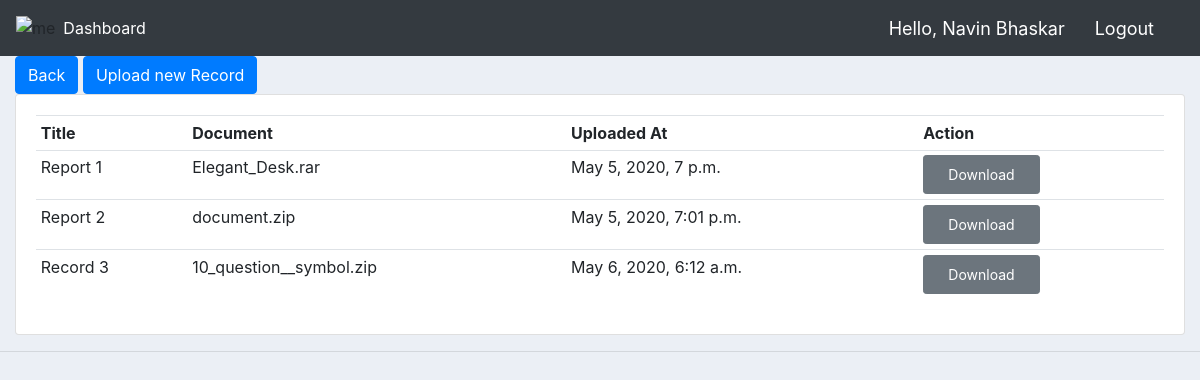
/view_records/ (signed in), run on an earlier commit of the app's database.
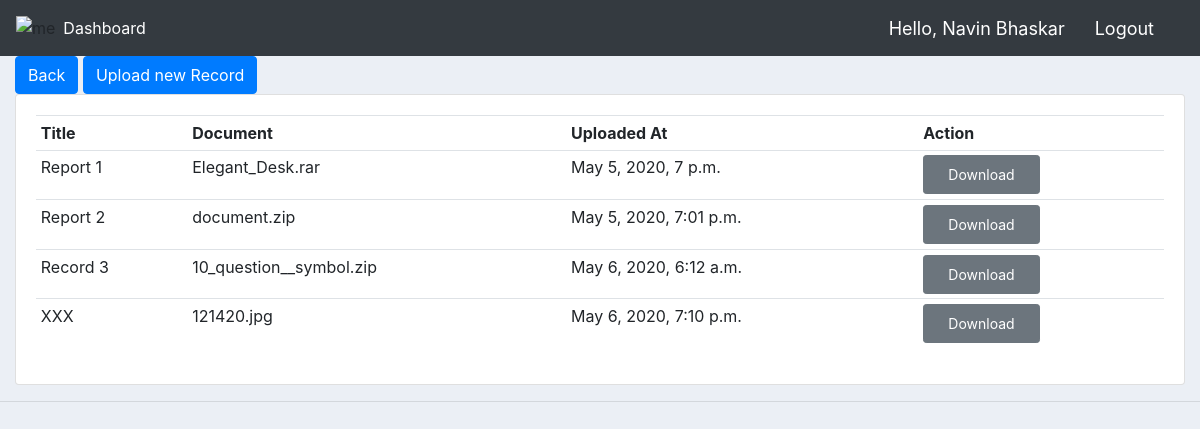
And on a later commit of the database.
### customers/models.py (models this page shows, shortened)
class Medical_Records(models.Model):
    title = models.CharField(max_length=200, null=True)
    document = models.FileField(default="document.zip", null=True, blank=True)
    patient = models.ForeignKey(Patient, null=True, on_delete= models.SET_NULL)
    date_created = models.DateTimeField(auto_now_add=True, null=True)
    shared_with = models.ManyToManyField(Doctor,  blank=True)

### customers/decorators.py (the view)
		def wrapper_func(request, *args, **kwargs):
			group = None
			if request.user.groups.exists():
				group = request.user.groups.all()[0].name
			if group in allowed_roles:
				return view_func(request, *args, **kwargs)
			else:
				return HttpResponse('You are not authorized to view this page')

### customers/views.py (called while the page is built)
@login_required(login_url='login')
@allowed_users(allowed_roles=['patient'])
def view_records(request):
    my_records = request.user.patient.medical_records_set.all()
    context = {'records': my_records, "greeting": request.user.patient.name }
    return render(request, 'customers/my_records.html', context)

### customers/templates/customers/my_records.html
{%  extends 'customers/main.html' %}
{% block content %}
{% load static %}
<a class="btn btn-primary" href="{% url 'home' %}" role="button">Back</a>
<a class="btn btn-primary" role="button" aria-pressed="true" href="{% url 'upload_record' %}">Upload new Record</a>
<div class="row">
	<div class="col-md">
		<div class="card card-body">
			<table class="table table-sm">
				<tr>
					<th>Title</th>
					<th>Document</th>
					<th>Uploaded At</th>
					<th>Action</th>
				</tr>
        {% for record in records %}
        <tr>
          <td>{{record.title}}</td>
          <td>{{record.document}}</td>
					<td>{{record.date_created}}</td>
					<td><a href="{% url 'download' record.id %}" class="btn btn-secondary px-4 py-2 btn-sm">Download</a></td>
        </tr>
        {% endfor %}
			</table>
		</div>
	</div>
</div>
{% endblock content %}

What changed in the data, as far as the page shows it:
added Medical_Records: title "XXX", document "121420.jpg", date_created "May 6, 2020, 7:10 p.m."
